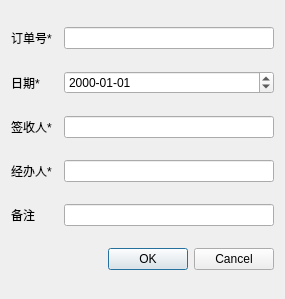
<?xml version="1.0" encoding="UTF-8"?>
<ui version="4.0">
 <class>AddOrderDialog</class>
 <widget class="QDialog" name="AddOrderDialog">
  <property name="geometry">
   <rect>
    <x>0</x>
    <y>0</y>
    <width>285</width>
    <height>299</height>
   </rect>
  </property>
  <property name="windowTitle">
   <string>添加订单</string>
  </property>
  <layout class="QGridLayout" name="gridLayout">
   <item row="0" column="0">
    <widget class="QLabel" name="label">
     <property name="text">
      <string>订单号*</string>
     </property>
    </widget>
   </item>
   <item row="0" column="2">
    <widget class="QLineEdit" name="id"/>
   </item>
   <item row="1" column="0">
    <widget class="QLabel" name="label_2">
     <property name="text">
      <string>日期*</string>
     </property>
    </widget>
   </item>
   <item row="2" column="0">
    <widget class="QLabel" name="label_3">
     <property name="text">
      <string>签收人*</string>
     </property>
    </widget>
   </item>
   <item row="4" column="2">
    <widget class="QLineEdit" name="remark"/>
   </item>
   <item row="2" column="2">
    <widget class="QLineEdit" name="sign_people"/>
   </item>
   <item row="3" column="0">
    <widget class="QLabel" name="label_4">
     <property name="text">
      <string>经办人*</string>
     </property>
    </widget>
   </item>
   <item row="3" column="2">
    <widget class="QLineEdit" name="operator_2"/>
   </item>
   <item row="4" column="0">
    <widget class="QLabel" name="label_5">
     <property name="text">
      <string>备注</string>
     </property>
    </widget>
   </item>
   <item row="5" column="0" colspan="3">
    <widget class="QDialogButtonBox" name="buttonBox">
     <property name="orientation">
      <enum>Qt::Horizontal</enum>
     </property>
     <property name="standardButtons">
      <set>QDialogButtonBox::Cancel|QDialogButtonBox::Ok</set>
     </property>
    </widget>
   </item>
   <item row="1" column="2">
    <widget class="QDateEdit" name="date">
     <property name="displayFormat">
      <string>yyyy-MM-dd</string>
     </property>
    </widget>
   </item>
  </layout>
 </widget>
 <resources/>
 <connections>
  <connection>
   <sender>buttonBox</sender>
   <signal>accepted()</signal>
   <receiver>AddOrderDialog</receiver>
   <slot>accept()</slot>
   <hints>
    <hint type="sourcelabel">
     <x>248</x>
     <y>254</y>
    </hint>
    <hint type="destinationlabel">
     <x>157</x>
     <y>274</y>
    </hint>
   </hints>
  </connection>
  <connection>
   <sender>buttonBox</sender>
   <signal>rejected()</signal>
   <receiver>AddOrderDialog</receiver>
   <slot>reject()</slot>
   <hints>
    <hint type="sourcelabel">
     <x>316</x>
     <y>260</y>
    </hint>
    <hint type="destinationlabel">
     <x>286</x>
     <y>274</y>
    </hint>
   </hints>
  </connection>
 </connections>
</ui>
